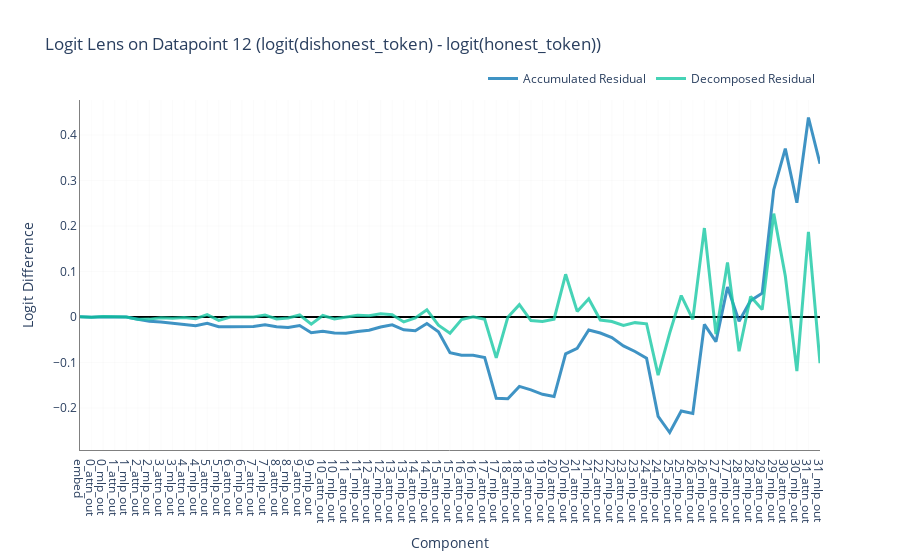

Write notebook code for a chart like this one.
### Code cell
plot_lines_(
    [logit_lens_logit_diffs_accumulated.cpu().numpy(), logit_lens_logit_diffs_decomposed.cpu().numpy()],
    xtick_labels=labels,
    title="Logit Lens on Datapoint 12 (logit(dishonest_token) - logit(honest_token))",
    xaxis_label="Component",
    yaxis_label="Logit Difference",
    names=['Accumulated Residual', 'Decomposed Residual'],
)

### Figure 1 — Plotly figure (JSON) as saved in the notebook; plotly's stock layout.template omitted (floating-point values rounded to 4 significant figures)
{"data": [{"line": {"color": "rgba(16, 120, 182, 0.8)", "width": 3}, "mode": "lines", "name": "Accumulated Residual", "type": "scatter", "x": [0, 1, 2, 3, 4, 5, 6, 7, 8, 9, 10, 11, 12, 13, 14, 15, 16, 17, 18, 19, 20, 21, 22, 23, 24, 25, 26, 27, 28, 29, 30, 31, 32, 33, 34, 35, 36, 37, 38, 39, 40, 41, 42, 43, 44, 45, 46, 47, 48, 49, 50, 51, 52, 53, 54, 55, 56, 57, 58, 59, 60, 61, 62, 63, 64], "y": [0.00038, -0.000398, 0.0005166, 3.335e-05, -0.0002109, -0.004945, -0.009577, -0.01108, -0.01389, -0.0151, -0.01894, -0.01382, -0.02126, -0.02139, -0.02117, -0.02103, -0.01688, -0.02123, -0.02319, -0.01878, -0.03455, -0.03112, -0.03532, -0.03554, -0.0319, -0.02913, -0.02202, -0.01721, -0.02804, -0.03013, -0.01441, -0.03247, -0.07842, -0.08414, -0.0839, -0.08912, -0.1788, -0.1796, -0.1524, -0.1603, -0.1699, -0.1748, -0.08097, -0.06862, -0.02861, -0.03525, -0.04504, -0.06343, -0.07582, -0.09069, -0.2183, -0.2538, -0.2066, -0.2118, -0.01633, -0.05414, 0.06584, -0.009284, 0.03589, 0.05245, 0.2798, 0.3701, 0.2513, 0.4385, 0.3369]}, {"line": {"color": "rgba(24, 201, 164, 0.8)", "width": 3}, "mode": "lines", "name": "Decomposed Residual", "type": "scatter", "x": [0, 1, 2, 3, 4, 5, 6, 7, 8, 9, 10, 11, 12, 13, 14, 15, 16, 17, 18, 19, 20, 21, 22, 23, 24, 25, 26, 27, 28, 29, 30, 31, 32, 33, 34, 35, 36, 37, 38, 39, 40, 41, 42, 43, 44, 45, 46, 47, 48, 49, 50, 51, 52, 53, 54, 55, 56, 57, 58, 59, 60, 61, 62, 63, 64], "y": [0.00038, -0.000778, 0.0009146, -0.0004832, -0.0002442, -0.004734, -0.004633, -0.001507, -0.002803, -0.001216, -0.003836, 0.005125, -0.007449, -0.0001296, 0.0002198, 0.0001431, 0.004155, -0.00435, -0.001966, 0.004414, -0.01577, 0.003422, -0.004201, -0.0002123, 0.003633, 0.002771, 0.007111, 0.004815, -0.01083, -0.002088, 0.01572, -0.01806, -0.03551, -0.005716, 0.0002422, -0.00522, -0.08969, -0.0007569, 0.02714, -0.007835, -0.009628, -0.004905, 0.09382, 0.01235, 0.04002, -0.006641, -0.009794, -0.01839, -0.01239, -0.01487, -0.1276, -0.03554, 0.04721, -0.005209, 0.1955, -0.03782, 0.12, -0.07513, 0.04517, 0.01657, 0.2274, 0.09024, -0.1188, 0.1872, -0.1016]}], "layout": {"legend": {"orientation": "h", "x": 1, "xanchor": "right", "y": 1.02, "yanchor": "bottom"}, "plot_bgcolor": "white", "title": {"text": "Logit Lens on Datapoint 12 (logit(dishonest_token) - logit(honest_token))"}, "xaxis": {"dtick": 1, "gridcolor": "lightgray", "gridwidth": 0.1, "linecolor": "grey", "linewidth": 1, "showgrid": true, "showline": true, "tickmode": "array", "ticktext": ["embed", "0_attn_out", "0_mlp_out", "1_attn_out", "1_mlp_out", "2_attn_out", "2_mlp_out", "3_attn_out", "3_mlp_out", "4_attn_out", "4_mlp_out", "5_attn_out", "5_mlp_out", "6_attn_out", "6_mlp_out", "7_attn_out", "7_mlp_out", "8_attn_out", "8_mlp_out", "9_attn_out", "9_mlp_out", "10_attn_out", "10_mlp_out", "11_attn_out", "11_mlp_out", "12_attn_out", "12_mlp_out", "13_attn_out", "13_mlp_out", "14_attn_out", "14_mlp_out", "15_attn_out", "15_mlp_out", "16_attn_out", "16_mlp_out", "17_attn_out", "17_mlp_out", "18_attn_out", "18_mlp_out", "19_attn_out", "19_mlp_out", "20_attn_out", "20_mlp_out", "21_attn_out", "21_mlp_out", "22_attn_out", "22_mlp_out", "23_attn_out", "23_mlp_out", "24_attn_out", "24_mlp_out", "25_attn_out", "25_mlp_out", "26_attn_out", "26_mlp_out", "27_attn_out", "27_mlp_out", "28_attn_out", "28_mlp_out", "29_attn_out", "29_mlp_out", "30_attn_out", "30_mlp_out", "31_attn_out", "31_mlp_out"], "tickvals": [0, 1, 2, 3, 4, 5, 6, 7, 8, 9, 10, 11, 12, 13, 14, 15, 16, 17, 18, 19, 20, 21, 22, 23, 24, 25, 26, 27, 28, 29, 30, 31, 32, 33, 34, 35, 36, 37, 38, 39, 40, 41, 42, 43, 44, 45, 46, 47, 48, 49, 50, 51, 52, 53, 54, 55, 56, 57, 58, 59, 60, 61, 62, 63, 64], "title": {"text": "Component"}, "zeroline": true, "zerolinecolor": "black", "zerolinewidth": 1}, "yaxis": {"dtick": 1, "gridcolor": "lightgray", "gridwidth": 0.1, "linecolor": "grey", "linewidth": 1, "showgrid": true, "showline": true, "tick0": 0, "tickmode": "array", "title": {"text": "Logit Difference"}, "zeroline": true, "zerolinecolor": "black", "zerolinewidth": 2}}}
